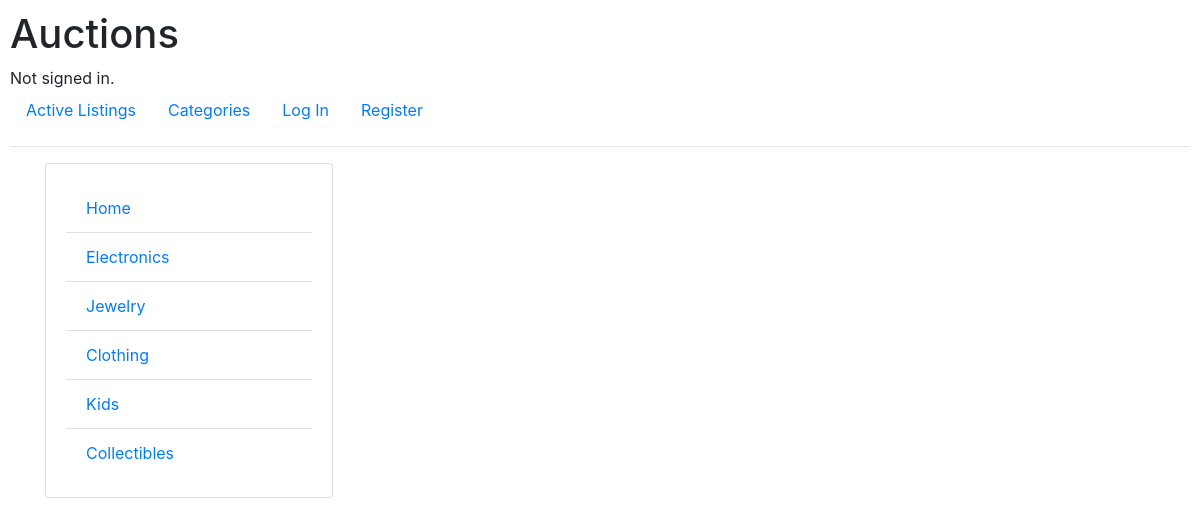
The page /category on the database its author committed.
### auctions/models.py (models this page shows)
class Category(models.Model):
    category = models.CharField(max_length=20)

### auctions/views.py (the view)
# urls.py: path("category", views.category, name="category"),
def category(request):
    try:
        categories = Category.objects.values_list()
        category = [row[1] for row in categories]
        return render(request, "auctions/categories.html", {
            "categories": category
        })
    except:
        return render(request, "auctions/message_banner.html", {
                "message": "Sorry categories could not be retrieved, \
                    please try again !!"
            })

### auctions/templates/auctions/categories.html
{% extends "auctions/layout.html" %}
{% block body %}
<div class="container">
<div class="card card-body" style="width: 18rem;">
    <ul class="list-group list-group-flush">
        {% for category in categories %}
        <li class="list-group-item"><a href="{% url 'auctions:categorylisting' category %}">
            {{ category }}</a></li>
        {% endfor %}
    </ul>
  </div>
</div>
{% endblock %}

### auctions/static/auctions/styles.css (style rules this page uses)
body { padding: 10px; }

### rows shown on the page
Category: categories "Home"
Category: categories "Electronics"
Category: categories "Jewelry"
Category: categories "Clothing"
Category: categories "Kids"
Category: categories "Collectibles"
